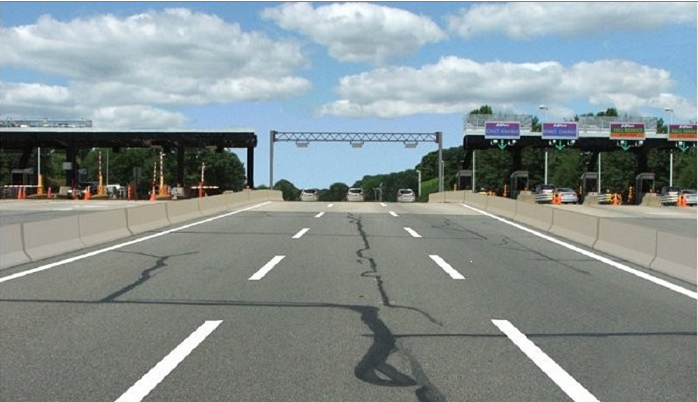
#> input picture Day1/1_07_CV_LineDetection/line_example/road.png, 698 x 402 px
$ python 7_best_line.py
#> lines starting #> are read from the running program, lines starting #| are printed output that depends on the picture; after the words box and inside, x2 and y2 are one past the last pixel; in counts of white or black regions, pixels touching at a corner belong together
import cv2  # opencv 사용
import numpy as np
from google.colab.patches import cv2_imshow


def region_of_interest(img, vertices, color3=(255, 255, 255), color1=255):  # ROI 셋팅

    mask = np.zeros_like(img)  # mask = img와 같은 크기의 빈 이미지

    if len(img.shape) > 2:  # Color 이미지(3채널)라면 :
        color = color3
    else:  # 흑백 이미지(1채널)라면 :
        color = color1

    # vertices에 정한 점들로 이뤄진 다각형부분(ROI 설정부분)을 color로 채움
    cv2.fillPoly(mask, vertices, color)

    # 이미지와 color로 채워진 ROI를 합침
    ROI_image = cv2.bitwise_and(img, mask)
    return ROI_image


def draw_lines(img, lines, color=[0, 0, 255], thickness=2):  # 선 그리기
    for line in lines:
        for x1, y1, x2, y2 in line:
            cv2.line(img, (x1, y1), (x2, y2), color, thickness)

def draw_fit_line(img, lines, color=[255, 0, 0], thickness=10):  # 대표선 그리기
    cv2.line(img, (lines[0], lines[1]), (lines[2], lines[3]), color, thickness)

def hough_lines(img, rho, theta, threshold, min_line_len, max_line_gap):  # 허프 변환
    lines = cv2.HoughLinesP(img, rho, theta, threshold, np.array([]), minLineLength=min_line_len,
                            maxLineGap=max_line_gap)
    # line_img = np.zeros((img.shape[0], img.shape[1], 3), dtype=np.uint8)
    # draw_lines(line_img, lines)

    return lines


def weighted_img(img, initial_img, aa=1, bb=1., cc=0.):  # 두 이미지 operlap 하기
    return cv2.addWeighted(initial_img, aa, img, bb, cc)


def get_fitline(img, f_lines):  # 대표선 구하기
    lines = np.squeeze(f_lines)
    lines = lines.reshape(lines.shape[0] * 2, 2)
    rows, cols = img.shape[:2]
    output = cv2.fitLine(lines, cv2.DIST_L2, 0, 0.01, 0.01)
    vx, vy, x, y = output[0], output[1], output[2], output[3]
    x1, y1 = int(((img.shape[0] - 1) - y) / vy * vx + x), img.shape[0] - 1
    x2, y2 = int(((img.shape[0] / 2 + 100) - y) / vy * vx + x), int(img.shape[0] / 2 + 100)

    result = [x1, y1, x2, y2]
    return result


image = cv2.imread('road.png')  # 이미지 읽기
#> image is the input picture: shape (402, 698, 3); mean B, G, R 146, 145.2, 134.6
height, width = image.shape[:2]  # 이미지 높이, 너비
#> height = 402; width = 698

kernel_size = 3
low_threshold = 70
high_threshold = 210
gray_img = cv2.cvtColor(image, cv2.COLOR_RGB2GRAY)  # 흑백이미지로 변환
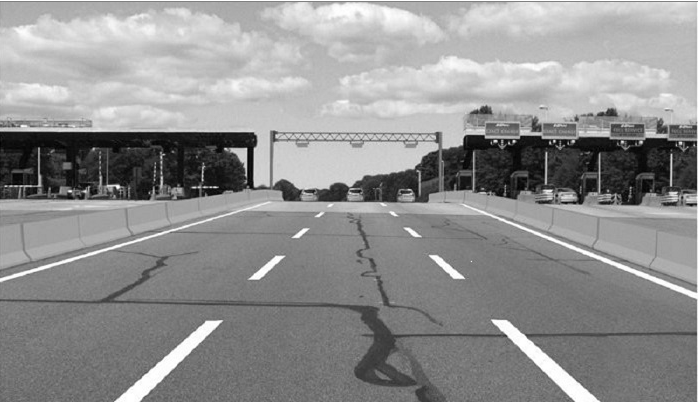
#> gray_img: shape (402, 698); min 1, max 255, mean 144.2
blur_img = cv2.GaussianBlur(image, (kernel_size, kernel_size), 0)  # Blur 효과
canny_img = cv2.Canny(blur_img, low_threshold, high_threshold)  # Canny edge 알고리즘
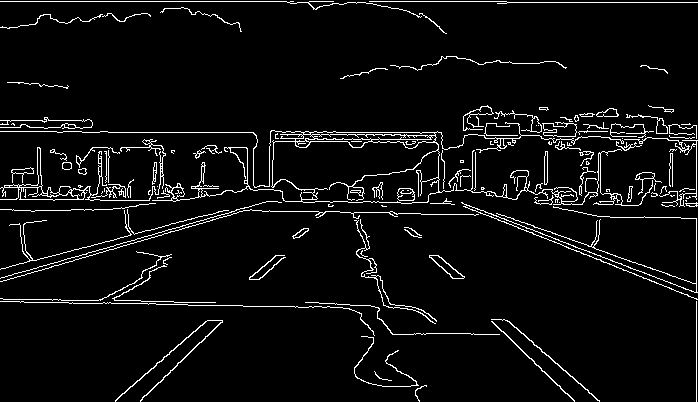
#> canny_img: shape (402, 698); 5.3% white in thin lines or dots

vertices = np.array(
    [[(0, height), (width / 2 - 70, height / 2 + 0), (width / 2 + 70, height / 2 + 0), (width - 0, height)]],
    dtype=np.int32)
ROI_img = region_of_interest(canny_img, vertices)  # ROI 설정
#> in region_of_interest, `cv2.fillPoly(mask, vertices, color)`:
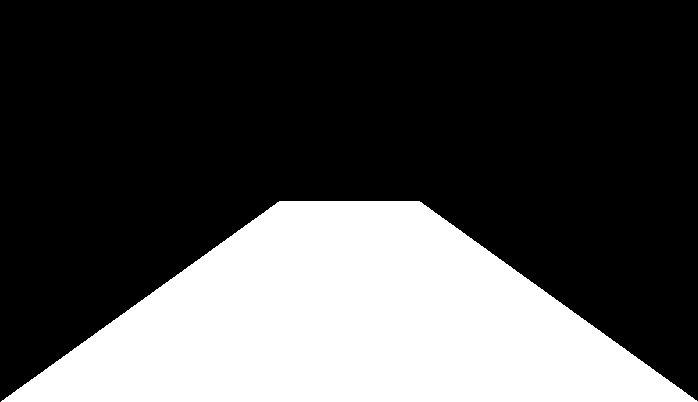
#> mask: shape (402, 698); 30% white; 1 white region, box (x1, y1, x2, y2) and area: (1, 201, 698, 402) 84297
#> in region_of_interest, `ROI_image = cv2.bitwise_and(img, mask)`:
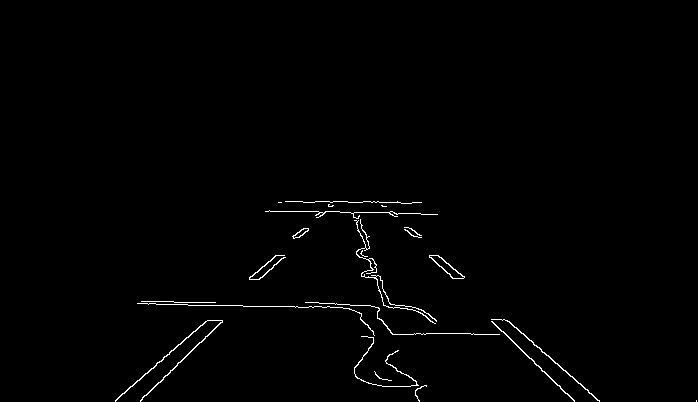
#> ROI_image: shape (402, 698); 0.95% white in thin lines or dots, all inside (x1, y1, x2, y2) = (115, 201, 697, 402)

line_arr = hough_lines(ROI_img, 1, 1 * np.pi / 180, 30, 10, 20)  # 허프 변환
#> in hough_lines, `lines = cv2.HoughLinesP(img, rho, theta, threshold, np.array([]), minL..`: lines = 41 rows, first 6: [378, 308, 418, 308], [140, 401, 236, 305], [506, 320, 599, 401], [267, 211, 420, 213], [531, 358, 574, 401], [137, 303, 342, 307]
#> line_arr has the same summary as lines in hough_lines
line_arr = np.squeeze(line_arr)

# 기울기 구하기
slope_degree = (np.arctan2(line_arr[:, 1] - line_arr[:, 3], line_arr[:, 0] - line_arr[:, 2]) * 180) / np.pi
#> slope_degree = 41 values, max 180 at index 0, min -179.3 at index 3, mean 9.71

# 수평 기울기 제한
line_arr = line_arr[np.abs(slope_degree) < 160]
#> line_arr = 27 rows, first 6: [140, 401, 236, 305], [506, 320, 599, 401], [531, 358, 574, 401], [115, 400, 207, 320], [491, 319, 541, 370], [349, 202, 383, 303]
slope_degree = slope_degree[np.abs(slope_degree) < 160]
#> slope_degree = 27 values, max 139.1 at index 15, min -147.2 at index 23, mean -12.13
# 수직 기울기 제한
line_arr = line_arr[np.abs(slope_degree) > 95]
slope_degree = slope_degree[np.abs(slope_degree) > 95]
# 필터링된 직선 버리기
L_lines, R_lines = line_arr[(slope_degree > 0), :], line_arr[(slope_degree < 0), :]
#> L_lines = [[140, 401, 236, 305], [115, 400, 207, 320], [262, 277, 332, 202], [115, 401, 208, 320], [160, 382, 188, 354], [354, 369, 400, 305], [201, 342, 222, 320], [249, 277, 332, 205], [251, 279, 316, 214], [271, 269, 283, 257], [149, 391, 177, 363], [204, 338, 215, 327]]; R_lines = 15 rows, first 6: [506, 320, 599, 401], [531, 358, 574, 401], [491, 319, 541, 370], [349, 202, 383, 303], [382, 205, 453, 278], [441, 257, 462, 276]
temp = np.zeros((image.shape[0], image.shape[1], 3), dtype=np.uint8)
L_lines, R_lines = L_lines[:, None], R_lines[:, None]
# 왼쪽, 오른쪽 각각 대표선 구하기
left_fit_line = get_fitline(image,L_lines)
#> in get_fitline, `lines = np.squeeze(f_lines)`: lines has the same summary as L_lines outside get_fitline
#> in get_fitline, `lines = lines.reshape(lines.shape[0] * 2, 2)`: lines = 24 rows, first 8: [140, 401], [236, 305], [115, 400], [207, 320], [262, 277], [332, 202], [115, 401], [208, 320]
#> in get_fitline, `output = cv2.fitLine(lines, cv2.DIST_L2, 0, 0.01, 0.01)`: output = [0.802, -0.598, 232.8, 317.4]
#> in get_fitline, `vx, vy, x, y = output[0], output[1], output[2], output[3]`: vx = [0.802]; vy = [-0.598]; x = [232.8]; y = [317.4]
#> in get_fitline, `x1, y1 = int(((img.shape[0] - 1) - y) / vy * vx + x), img.shape[0] - 1`: x1 = 120; y1 = 401
#> in get_fitline, `x2, y2 = int(((img.shape[0] / 2 + 100) - y) / vy * vx + x), int(img.sh..`: x2 = 254; y2 = 301
#> in get_fitline, `result = [x1, y1, x2, y2]`: result = [120, 401, 254, 301]
#> left_fit_line = [120, 401, 254, 301]
right_fit_line = get_fitline(image,R_lines)
#> in get_fitline (call 2), `lines = np.squeeze(f_lines)`: lines has the same summary as R_lines outside get_fitline
#> right_fit_line = [578, 401, 451, 301]
# 대표선 그리기
draw_fit_line(temp, left_fit_line)
#> in draw_fit_line, `cv2.line(img, (lines[0], lines[1]), (lines[2], lines[3]), color, thick..`:
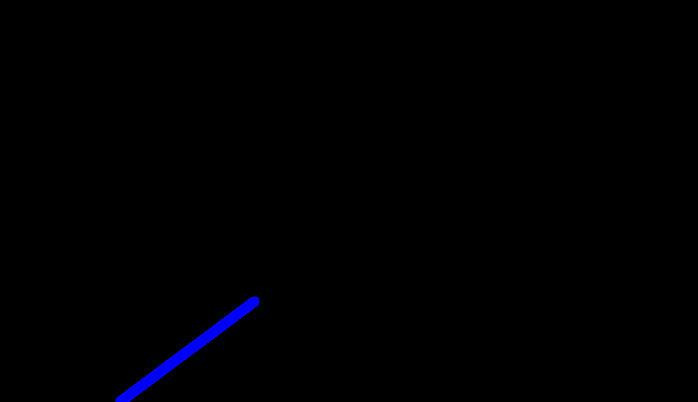
#> img: shape (402, 698, 3); mean of channels 0, 1, 2 1.7, 0, 0; drawn as B, G, R
draw_fit_line(temp, right_fit_line)
#> call 2 of draw_fit_line, with thickness = 10
#> in draw_fit_line (call 2), `cv2.line(img, (lines[0], lines[1]), (lines[2], lines[3]), color, thick..`:
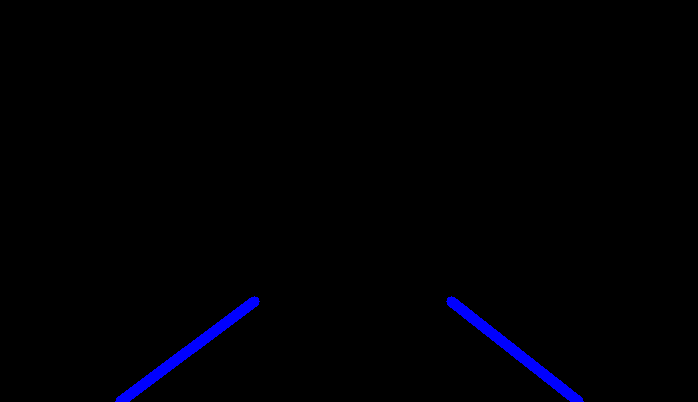
#> img: shape (402, 698, 3); 0.63% of pixels changed, all inside (x1, y1, x2, y2) = (446, 296, 584, 402); drawn as B, G, R

result = weighted_img(temp, image)  # 원본 이미지에 검출된 선 overlap
cv2_imshow('result', result)  # 결과 이미지 출력
cv2.waitKey(0)
